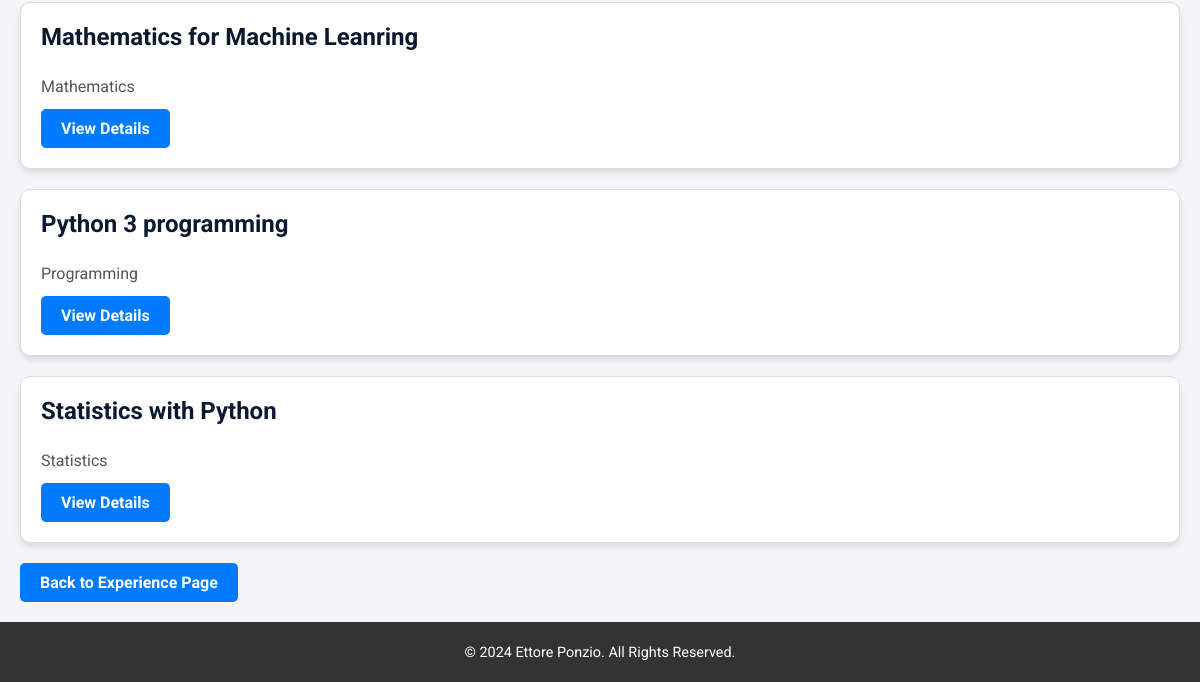
The page /en/certificates/ (lower part) on the database as committed earlier.
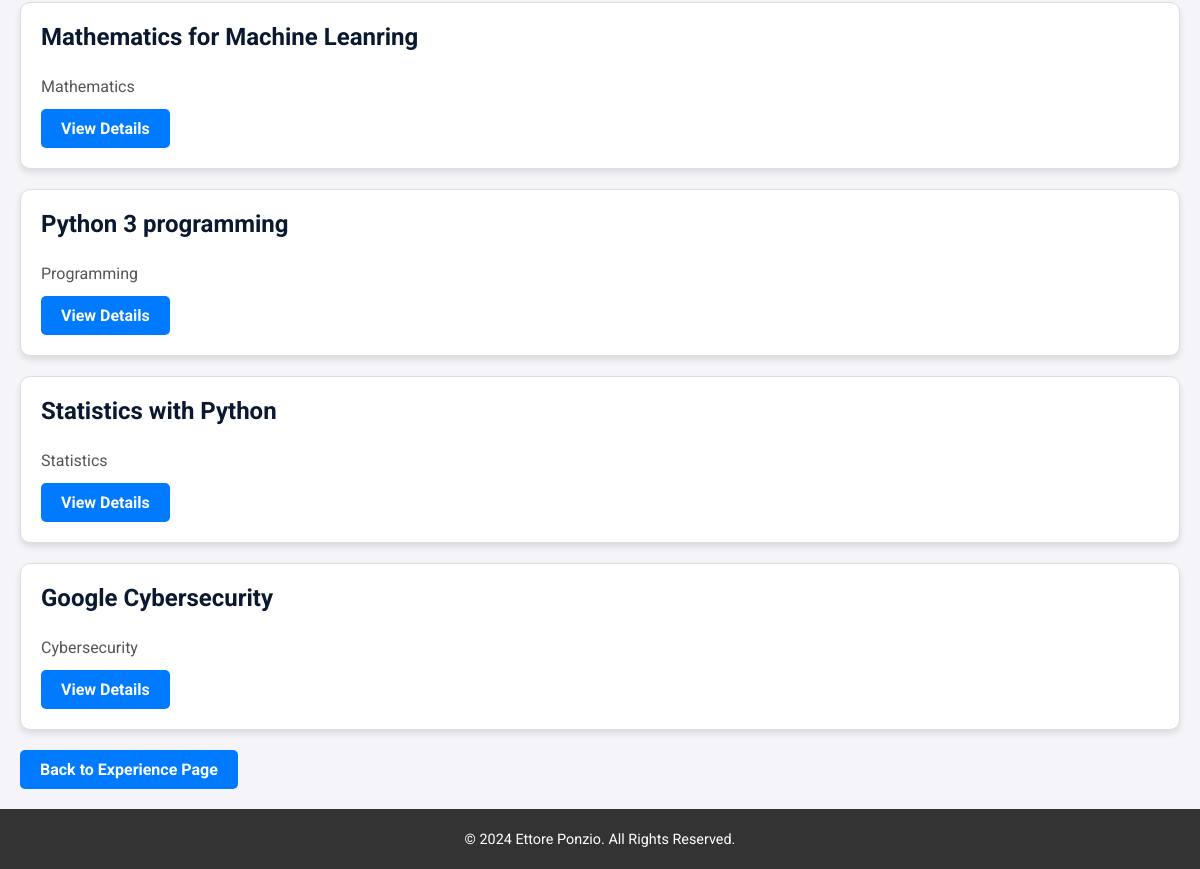
The same page on the database as committed later.
### portfolio/models.py (models this page shows, shortened)
class Certificate(models.Model):
    title_en = models.CharField(
        max_length=255,
        help_text=_("The title of the certificate in English."),
        verbose_name=_("Title (EN)")
    )
    title_it = models.CharField(
        max_length=255,
        help_text=_("The title of the certificate in Italian."),
        verbose_name=_("Title (IT)")
    )
    description_en = models.TextField(
        help_text=_("Description of the course in English."),
        verbose_name=_("Description (EN)")
    )
    description_it = models.TextField(
        help_text=_("Description of the course in Italian."),
        verbose_name=_("Description (IT)")
    )
    field_en = models.CharField(
        max_length=255,
        blank=True,
        null=True,
        help_text=_("Field of the certificate in English."),
        verbose_name=_("Field (EN)")
    )
    field_it = models.CharField(
        max_length=255,
        blank=True,
        null=True,
        help_text=_("Field of the certificate in Italian."),
        verbose_name=_("Field (IT)")
    )
    image_url = models.URLField(
        blank=True,
        null=True,
        help_text=_("URL of the certificate image."),
        verbose_name=_("Image URL")
    )
    link = models.URLField(
        help_text=_("URL to the certificate or course information."),
        verbose_name=_("Link")
    )
    skills = models.ManyToManyField(
        Skill,
        related_name="certificates",
        blank=True,
        help_text=_("Skills related to this certificate."),
        verbose_name=_("Skills")
    )
    class Meta:
        verbose_name = _("Certificate")
        verbose_name_plural = _("Certificates")

### portfolio/views.py (the view)
# urls.py: path('certificates/', ViewCertificateList.as_view(), name='certificate_list'),
class ViewCertificateList(ListView):
    model = Certificate
    template_name = 'portfolio/certificate_list.html'
    context_object_name = 'certificates'
    def get_queryset(self):
        user_language = get_language()  # Detect the current language (e.g., 'en' or 'it')
        queryset = Certificate.objects.all()
        for certificate in queryset:
            if user_language == 'it':
                certificate.display_title = certificate.title_it
                certificate.display_field = certificate.field_it
                certificate.display_description = certificate.description_it
            else:
                certificate.display_title = certificate.title_en
                certificate.display_field = certificate.field_en
                certificate.display_description = certificate.description_en
        return queryset
    def get_context_data(self, **kwargs):
        context = super().get_context_data(**kwargs)
        user_language = get_language()  # Detect the current language (e.g., 'en' or 'it')
        for certificate in context['certificates']:
            if user_language == 'it':
                certificate.display_title = certificate.title_it
                certificate.display_description = certificate.description_it
            else:
                certificate.display_title = certificate.title_en
                certificate.display_description = certificate.description_en
        return context

### portfolio/templates/portfolio/certificate_list.html (shortened to what this page needs)
{% extends 'portfolio/base.html' %}
{% load i18n %}
{% load static %}
{% block styles %}
    <link rel="stylesheet" href="{% static 'portfolio/css/certificate_list.css' %}">
{% endblock %}
{% block content %}
<article class="certificate-page">
    {% if certificates %}
    <ul class="certificate-list">
        {% for cert in certificates %}
        <li class="certificate-item">
            <h3>{{ cert.display_title }}</h3>
            <p class="certificate-detail">
                {{ cert.display_field }}
            </p>
            <a href="{% url 'portfolio:certificate_detail' cert.id %}" class="btn-detail">{% trans "View Details" %}</a>
        </li>
        {% endfor %}
    </ul>
    {% else %}
    <p>{% trans "No certificates found." %}</p>
    {% endif %}
    <a href="{% url 'portfolio:education' %}" class="btn-detail">{% trans "Back to Experience Page" %}</a>
</article>
{% endblock %}

Rows that differ between the two databases and show on the page:
added Certificate: display_title "Google Cybersecurity", display_field "Cybersecurity"
